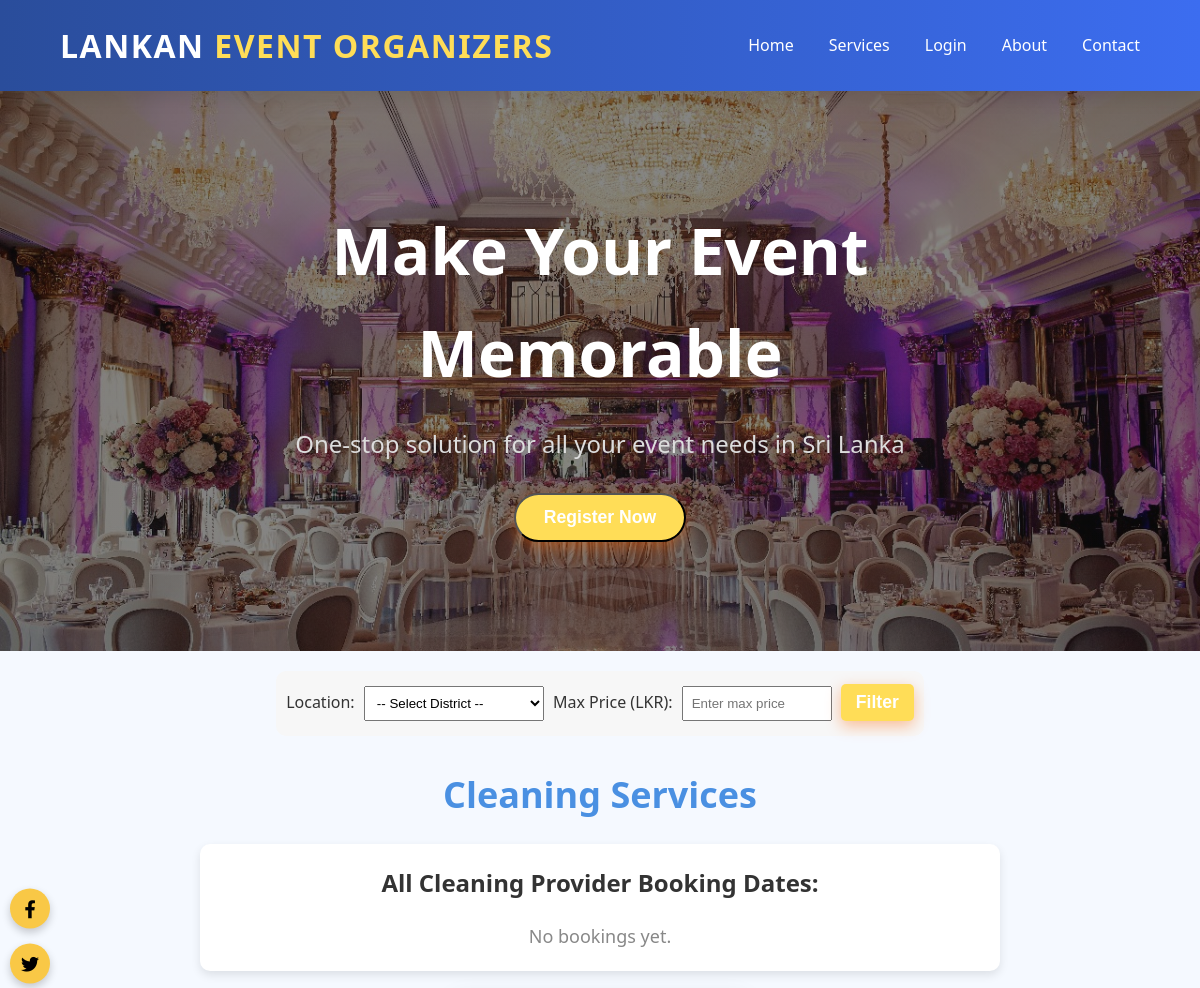
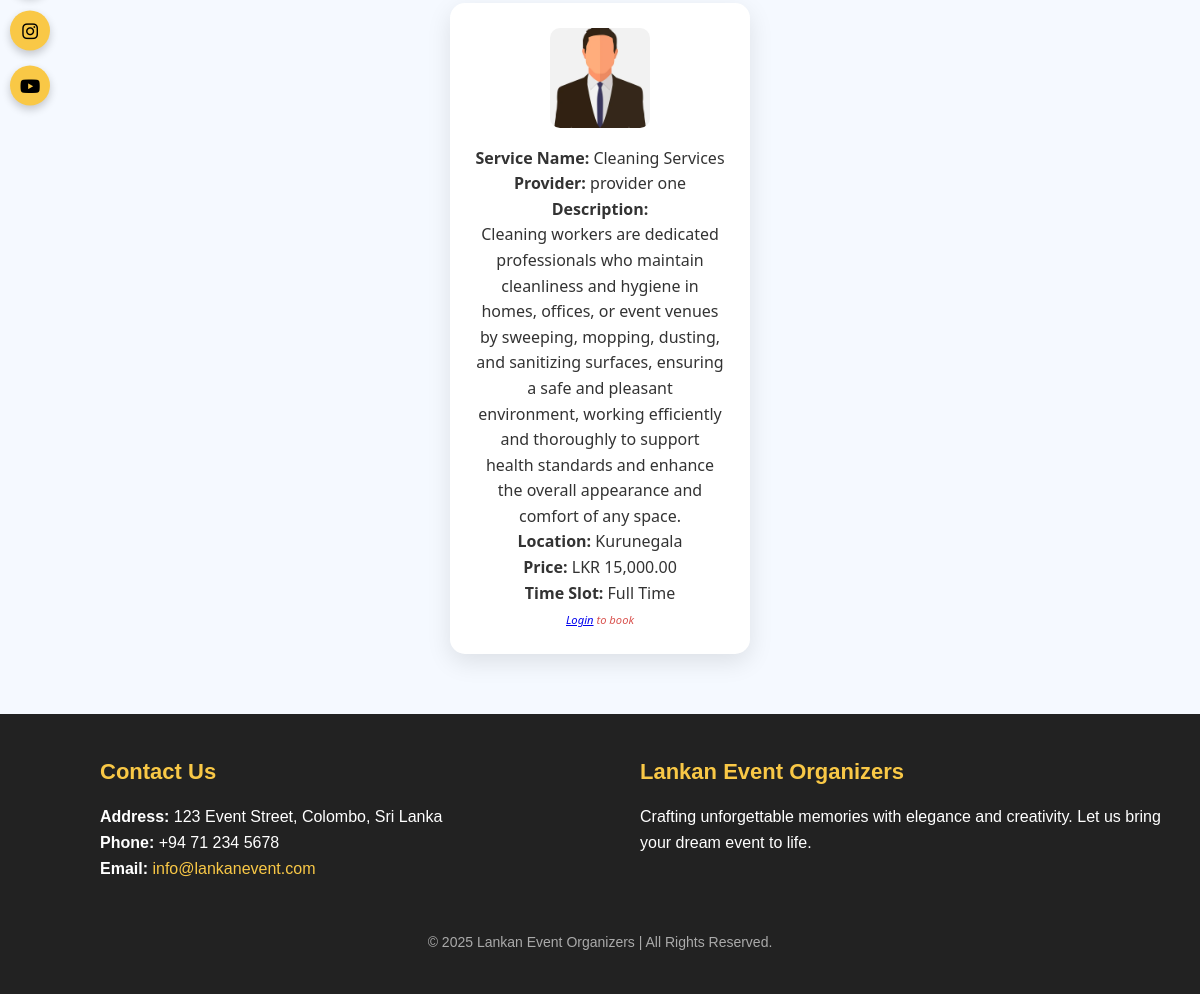
/cleaning_services.php, run on the app's committed database (2 pictures, top to bottom).
### tables this page shows
CREATE TABLE `services` (
  `id` int(11) NOT NULL,
  `provider_name` varchar(100) DEFAULT NULL,
  `service_name` varchar(100) DEFAULT NULL,
  `description` text DEFAULT NULL,
  `email` varchar(100) DEFAULT NULL,
  `photo` varchar(255) DEFAULT NULL,
  `location` varchar(150) DEFAULT NULL,
  `price` decimal(10,2) DEFAULT NULL,
  `time_slot` varchar(50) DEFAULT NULL
);

### cleaning_services.php (the view, shortened to what this page needs)
<?php
include('dbconnect.php');
$isLoggedIn = isset($_SESSION['user_name']);
$query = $conn->prepare("
    SELECT s.provider_name, p.booking_date
    FROM payment p
    JOIN services s ON p.service_id = s.id
    WHERE s.service_name = ? AND p.booking_date IS NOT NULL
    ORDER BY s.provider_name, p.booking_date DESC
");
$service_name = "Cleaning Services";
$query->bind_param("s", $service_name);
$query->execute();
$bookedResult = $query->get_result();
$conditions = "service_name = ?";
$params = ["Cleaning Services"];
$types = "s";
$sql = "SELECT * FROM services WHERE $conditions";
$stmt = $conn->prepare($sql);
$stmt->bind_param($types, ...$params);
$stmt->execute();
$servicesResult = $stmt->get_result();
?>
<!DOCTYPE html>
<html lang="en">
<head>
    <link rel="stylesheet" href="ourServices.css" />
        <link rel="stylesheet" href="https://cdnjs.cloudflare.com/ajax/libs/font-awesome/6.4.0/css/all.min.css">
</head>
<body>
<nav class="navbar">
    <div class="logo">Lankan <span>Event Organizers</span></div>
    <ul class="nav-links">
        <?php if ($isLoggedIn): ?>
            <li><a href="user_home.php #index">Home</a></li>
        <?php else: ?>
            <li><a href="index.php #index">Home</a></li>
        <?php endif; ?>
        <?php if ($isLoggedIn): ?>
            <li><a href="user_home.php #services">Services</a></li>
        <?php else: ?>
            <li><a href="index.php #services">Services</a></li>
        <?php endif; ?>
        <?php if ($isLoggedIn): ?>
            <li><a href="logout.php">Logout</a></li>
        <?php else: ?>
            <li><a href="login.php">Login</a></li>
        <?php endif; ?>
        <?php if ($isLoggedIn): ?>
            <li><a href="user_home.php #about">About</a></li>
        <?php else: ?>
            <li><a href="index.php #about">About</a></li>
        <?php endif; ?>
        <li><a href="contact.php">Contact</a></li>
    </ul>
</nav>
<?php if ($isLoggedIn): ?>
<section class="hero">
    <div class="hero-content">
        <h1>Make Your Event Memorable</h1>
        <p>One-stop solution for all your event needs in Sri Lanka</p>
        <p>Welcome, <?php echo htmlspecialchars($_SESSION['user_name']); ?>!</p>
    </div>
</section>
<?php else: ?>
<section class="hero">
    <div class="hero-content">
        <h1>Make Your Event Memorable</h1>
        <p>One-stop solution for all your event needs in Sri Lanka</p>
        <button onclick="openModal()" class="btn">Register Now</button>
    </div>
</section>
<?php endif; ?>
<section class="filter-section">
    <form method="GET" action="">
        <label for="location">Location:</label>
        <select name="location" id="location">
            <option value="">-- Select District --</option>
        </select>
        <label for="price">Max Price (LKR):</label>
        <input type="number" name="price" id="price" placeholder="Enter max price" value="<?php echo htmlspecialchars($_GET['price'] ?? ''); ?>">
        <button type="submit" class="btn">Filter</button>
    </form>
</section>
<h2 class="title">Cleaning Services</h2>
<section class="bookings">
    <h3 class="booking-title">All Cleaning Provider Booking Dates:</h3>
    <?php
    if ($bookedResult->num_rows > 0):
        $currentProvider = "";
        while ($row = $bookedResult->fetch_assoc()):
            if ($row['provider_name'] !== $currentProvider):
                if ($currentProvider !== "") echo "</ul>";
                $currentProvider = $row['provider_name'];
                echo "<h4 class='provider-name'>" . htmlspecialchars($currentProvider) . "</h4><ul class='booking-list'>";
            endif;
            echo "<li class='booking-date'>" . date("F j, Y", strtotime($row['booking_date'])) . "</li>";
        endwhile;
        echo "</ul>";
    else:
        echo "<p class='no-bookings'>No bookings yet.</p>";
    endif;
    ?>
</section>
<div class="modular-grid">
    <?php while ($row = $servicesResult->fetch_assoc()) { ?>
    <div class="modular-card">
        <div class="modular-info">
        <?php if (!empty($row['photo'])) { ?>
            <img src="<?php echo $row['photo']; ?>" alt="Service Photo" class="modular-img">
        <?php } ?>
            <p><strong>Service Name:</strong> <?php echo htmlspecialchars($row['service_name']); ?></p>
            <p><strong>Provider:</strong> <?php echo htmlspecialchars($row['provider_name']); ?></p>
            <p><strong>Description:</strong><br><?php echo nl2br(htmlspecialchars($row['description'])); ?></p>
            <p><strong>Location:</strong> <?php echo htmlspecialchars($row['location']); ?></p>
            <p><strong>Price:</strong> LKR <?php echo number_format($row['price'], 2); ?></p>
            <p><strong>Time Slot:</strong> <?php echo htmlspecialchars($row['time_slot']); ?></p>
            <?php if ($isLoggedIn): ?>
                <a href="payment.php?service_id=<?php echo $row['id']; ?>" class="modular-book">Book</a>
            <?php else: ?>
                <p class="modular-login"><em><a href="login.php">Login</a> to book</em></p>
            <?php endif; ?>
        </div>
    </div>
    <?php } ?>
</div>
<footer id="contact">
        <div class="footer-container">
            <div class="contact-info">
                <h3>Contact Us</h3>
                <p>
                    <strong>Address:</strong> 123 Event Street, Colombo, Sri Lanka<br />
                    <strong>Phone:</strong> +94 71 234 5678<br />
                    <strong>Email:</strong>
                    <a href="mailto:info@lankanevent.com">info@lankanevent.com</a>
                </p>
            </div>
            <div class="newsletter-signup">
                <h3>Lankan Event Organizers</h3>
                <p>Crafting unforgettable memories with elegance and creativity. Let us bring your dream event to life.</p>
            </div>
        </div>
        <div class="social-icons-vertical">
            <a href="https://facebook.com/lankanevent" target="_blank" class="social-icon" aria-label="Facebook">
                <i class="fab fa-facebook-f"></i>
            </a>
            <a href="https://twitter.com/lankanevent" target="_blank" class="social-icon" aria-label="Twitter">
                <i class="fab fa-twitter"></i>
            </a>
            <a href="https://instagram.com/lankanevent" target="_blank" class="social-icon" aria-label="Instagram">
                <i class="fab fa-instagram"></i>
            </a>
            <a href="https://youtube.com/lankanevent" target="_blank" class="social-icon" aria-label="YouTube">
                <i class="fab fa-youtube"></i>
            </a>
        </div>
        <div class="footer-copy">
            &copy; 2025 Lankan Event Organizers | All Rights Reserved.
        </div>
    </footer>
</body>
</html>

### data on the page
services: photo (picture), service_name "Cleaning Services", provider_name "provider one", description "Cleaning workers are dedicated professionals who maintain cleanliness and hygiene in homes, offices, or event venues by sweeping, mopping, dusting, and sanitizing surfaces, ensuring a safe and pleasant environment, working efficiently and thoroughly to support health standards and enhance the overall appearance and comfort of any space.", location "Kurunegala", price "15,000.00", time_slot "Full Time"
